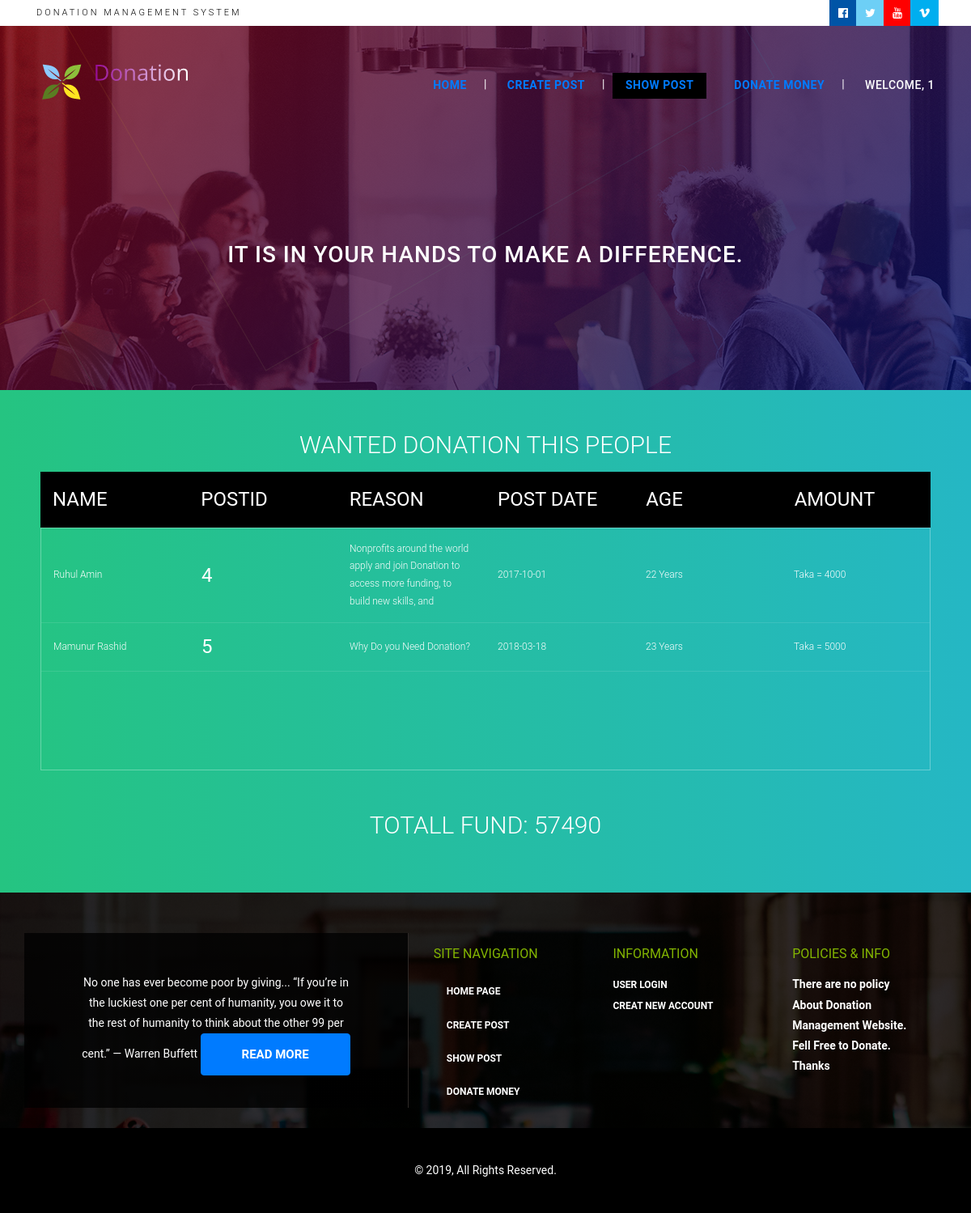
Screenshot of /show.php?username=1 (signed in) with the database file from the repository.
### tables this page shows
CREATE TABLE `donation_post` (
  `postid` int(10) NOT NULL,
  `Userid` int(10) NOT NULL,
  `donation_reason` varchar(100) NOT NULL,
  `donation_date` date DEFAULT NULL,
  `donation_time` time DEFAULT NULL,
  `amount` float DEFAULT NULL,
  `fund` int(20) DEFAULT NULL
);

CREATE TABLE `user_details` (
  `Userid` int(10) NOT NULL,
  `Admin` int(2) DEFAULT NULL,
  `Password` varchar(20) NOT NULL,
  `Name` varchar(30) NOT NULL,
  `email` varchar(40) NOT NULL,
  `gender` varchar(20) NOT NULL,
  `age` int(4) NOT NULL
);

### show.php (the view, shortened to what this page needs)
<!doctype html>
<html lang="en">
  <head>
    <link rel="stylesheet" href="https://maxcdn.bootstrapcdn.com/bootstrap/4.0.0/css/bootstrap.min.css">
    <link href="https://cdnjs.cloudflare.com/ajax/libs/font-awesome/4.7.0/css/font-awesome.css" rel="stylesheet">
    <link rel="stylesheet" href="https://cdnjs.cloudflare.com/ajax/libs/ekko-lightbox/5.3.0/ekko-lightbox.css">
    <link rel="stylesheet" href="css/animate.css">
    <link rel="stylesheet" href="css/main.css">
	<link href="css/1.css" rel="stylesheet" media="all">
	<link rel="stylesheet" href="css/u.css">
  </head>
  <body>
   <div class="top-container">
    <div class="container">
        <div class="row">
            <div class="col-sm-6 col-5 col1">
                <h5>Donation Management System</h5>
            </div>
            <div class="col-sm-6 col-7 col2">
                <div class="row">
                   <div class="col-sm-12">
                      <a href="#"><i class="fa fa-facebook-official" aria-hidden="true"></i></a>
                      <a href="#"><i class="fa fa-twitter" aria-hidden="true"></i></a>
                      <a href="#"><i class="fa fa-youtube" aria-hidden="true"></i></a>
                      <a href="#"><i class="fa fa-vimeo" aria-hidden="true"></i></a>
                   </div>
                </div>
            </div>
        </div>
    </div>
   </div>
    <nav id="myHeader" class="header navbar navbar-expand-lg navbar-dark">
      <div class="container">
        <div class="navbar-brand"><img src="images/logo.png" alt="logo"></div>
        <div class="collapse navbar-collapse" id="navbarResponsive">
          <ul class="navbar-nav ml-auto">
            <li class="nav-item">
			<div class="nav-link">
              <?php
				$username=$_GET['username'];
				$url="http://localhost/donation/home.php?username=" .$username;
				echo "<a href='$url'><b>Home</b></a>";
				?></div>
            </li>
			<li class="nav-item">
              <div class="nav-link">
              <?php
				$username=$_GET['username'];
				$url="post.php?username=" .$username;
				echo "<a href='$url'><b>Create Post</b></a>";
				?></div>
            </li>
			<li class="nav-item active">
              <div class="nav-link">
              <?php
				$username=$_GET['username'];
				$url="show.php?username=" .$username;
				echo "<a href='$url'><b>Show Post</b></a>";
				?></div>
            </li>
            <li class="nav-item">
              <div class="nav-link">
              <?php
				$username=$_GET['username'];
				$url="doner.php?username=" .$username;
				echo "<a href='$url'><b>Donate Money</b></a>";
				?></div>
            </li>
            <li class="nav-item">
              <div class="nav-link">
              <?php
				$username=$_GET['username'];
				echo "Welcome, $username";
				?></div>
            </li>
          </ul>
        </div>
      </div>
    </nav>
   <header class="banner">
         <div class="gradient"></div>
          <div class="container">
              <div class="row">
                 <div class="col-sm-12 heading">
                    <h1 data-aos="fade-right" data-aos-delay="300"></h1>
                    <h2 data-aos="fade-left" data-aos-delay="300">It is in your hands to make a difference.</h2>
                 </div>
              </div>
          </div>
    </header>
<body>
<?php
$DB="donation";
$USER="root";
$PASS="";
$HOST="localhost";
 $con=mysqli_connect($HOST,$USER,$PASS,$DB);
$qu ="SELECT * FROM donation_post as w join user_details as g on w.Userid=g.Userid where w.amount>0";
$data = mysqli_query($con,$qu);
$total = mysqli_num_rows($data);
if($total != 0)
{
	?>
  <section>
  <h1>Wanted Donation This People</h1>
  <div class="tbl-header">
    <table cellpadding="0" cellspacing="0" border="0">
      <thead>
        <tr>
			<th><h3>Name</h3></th>
		    <th><h3>PostID</h3></th>
		    <th><h3>Reason</h3></th>
            <th><h3>Post Date</h3></th>
			<th><h3>Age</h3></th>
            <th><h3>Amount</h3></th>
        </tr>
      </thead>
    </table>
  </div>
  <div class="tbl-content">
    <table cellpadding="0" cellspacing="0" border="0">
      <tbody>
        <?php
	while($result = mysqli_fetch_assoc($data)){
echo"<tr>
		<td>".$result['Name']."</td>
		<td><h3>".$result['postid']."</h3></td>
        <td>".$result['donation_reason']."</td>
        <td>".$result['donation_date']."</td>
		<td>".$result['age']." Years</td>
        <td>Taka = ".$result['amount']."</td>
	</tr>";
	}
}
else
{
echo "no data found";
}
?>
      </tbody>
    </table>
  </div>
</section>
<?php
$DB="donation";
$USER="root";
$PASS="";
$HOST="localhost";
 $conn=mysqli_connect($HOST,$USER,$PASS,$DB);
$query ="SELECT SUM(fund) as sumsalary FROM donation_post";
$res = mysqli_query($conn,$query);
$data = mysqli_fetch_array($res);
print "<h1>Totall Fund: ".$data['sumsalary']."</h1>";
?>
<footer class="page-footer">
  <div class="gradient"></div>
    <div class="container text-center text-md-left">
      <div class="row">
        <div class="col-lg-5 col-md-12 col-12 content">
           <div class="gradient"></div>
           <div class="carousel-caption">
            No one has ever become poor by giving...
              “If you’re in the luckiest one per cent of humanity, you owe it to the rest of
					humanity to think about the other 99 per cent.”
                       ― Warren Buffett
              <a class="btn btn-primary" href="#" role="button">Read More</a>
            </div>
        </div>
        <div class="col-lg-2 col-md-4 mx-auto">
          <h5 class="mt-3 mb-3">Site Navigation</h5>
          <ul class="list-unstyled">
		     <li>
              <div class="nav-link">
              <?php
				$username=$_GET['username'];
				$url="home.php?username=" .$username;
				echo "<a href='$url'><b>Home Page</b></a>";
				?></div>
            </li>
            <li>
              <div class="nav-link">
              <?php
				$username=$_GET['username'];
				$url="post.php?username=" .$username;
				echo "<a href='$url'><b>Create Post</b></a>";
				?></div>
            </li>
            <li>
              <div class="nav-link">
              <?php
				$username=$_GET['username'];
				$url="show.php?username=" .$username;
				echo "<a href='$url'><b>Show post</b></a>";
				?></div>
            </li>
            <li>
              <div class="nav-link">
              <?php
				$username=$_GET['username'];
				$url="doner.php?username=" .$username;
				echo "<a href='$url'><b>Donate Money</b></a>";
				?></div>
            </li>
          </ul>
        </div>
        <div class="col-lg-2 col-md-4 mx-auto">
          <h5 class="mt-3 mb-3">information</h5>
          <ul class="list-unstyled">
            <li>
              <a href="http://localhost/donation/login/login.php"><b>user login</b></a>
            </li>
            <li>
              <a href="http://localhost/donation/signup"><b>creat new account</b></a>
            </li>
          </ul>
        </div>
        <div class="col-lg-2 col-md-4 mx-auto">
          <h5 class="mt-3 mb-3">policies & Info</h5>
          <ul class="list-unstyled">
              <b>There are no policy About Donation Management Website. Fell Free to Donate. Thanks</b>
          </ul>
        </div>
      </div>
    </div>
    <br/>
    <div class="footer-copyright text-center">
       <p>© 2019, All Rights Reserved.</p>
    </div>
</footer>
  </body>
</html>

### css/1.css (style rules this page uses)
.row { display: -webkit-box; display: -webkit-flex; display: -moz-box; display: -ms-flexbox; display: flex; -webkit-flex-wrap: wrap; -ms-flex-wrap: wrap; flex-wrap: wrap; }
html { -webkit-box-sizing: border-box; -moz-box-sizing: border-box; box-sizing: border-box; }
* { padding: 0; margin: 0; }
*, *:before, *:after { -webkit-box-sizing: inherit; -moz-box-sizing: inherit; box-sizing: inherit; }
body, h1, h2, h3, h4, h5, h6, blockquote, p, pre, dl, dd, ol, ul, figure, hr, fieldset, legend { margin: 0; padding: 0; }
table { border-collapse: collapse; border-spacing: 0; }
body { font-family: "Open Sans", "Arial", "Helvetica Neue", sans-serif; font-weight: 400; font-size: 14px; }
h1, h2, h3, h4, h5, h6 { font-weight: 400; }
h1 { font-size: 36px; }
h2 { font-size: 30px; }
h3 { font-size: 24px; }
h5 { font-size: 15px; }
.btn { display: inline-block; line-height: 50px; padding: 0 50px; -webkit-transition: all 0.4s ease; -o-transition: all 0.4s ease; -moz-transition: all 0.4s ease; transition: all 0.4s ease; cursor: pointer; font-size: 15px; text-transform: uppercase; font-weight: 700; color: #fff; font-family: inherit; }

### css/u.css (style rules this page uses)
h1 { font-size: 30px; color: #fff; text-transform: uppercase; font-weight: 300; text-align: center; margin-bottom: 15px; }
table { width:100%; table-layout: fixed; }
.tbl-header { background-color: black; }
.tbl-content { height:300px; overflow-x:auto; margin-top: 0px; border: 1px solid rgba(255,255,255,0.3); }
th { padding: 20px 15px; text-align: left; font-weight: 500; font-size: 12px; color: #fff; text-transform: uppercase; }
td { padding: 15px; text-align: left; vertical-align:middle; font-weight: 300; font-size: 12px; color: #fff; border-bottom: solid 1px rgba(255,255,255,0.1); }
body { background: -webkit-linear-gradient(left, #25c481, #25b7c4); background: linear-gradient(to right, #25c481, #25b7c4); font-family: 'Roboto', sans-serif; }
section { margin: 50px; }

### rows the page displays
donation_post: Userid.Name "Ruhul Amin", postid "4", donation_reason "Nonprofits around the world apply and join Donation to access more funding, to build new skills, and", donation_date "2017-10-01", Userid.age "22", amount "4000"
donation_post: Userid.Name "Mamunur Rashid", postid "5", donation_reason "Why Do you Need Donation?", donation_date "2018-03-18", Userid.age "23", amount "5000"

### other values shown
$username "1"
$data['sumsalary'] "57490"
